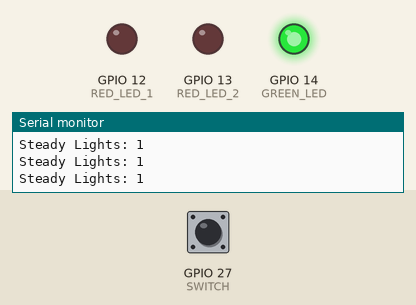
A sketch run on a simulated ESP32. Parts: output pins drawn as LEDs (lit = HIGH), the last lines printed to the serial monitor. Dashed ring = blinking. Inputs (shaded band) come from the test bench; at power-on: GPIO 27 (SWITCH) LOW.

Above: at 1.2 s.
1.3 s: GPIO 27 (SWITCH) pulled HIGH for 0.15 s
At 1.63 s:
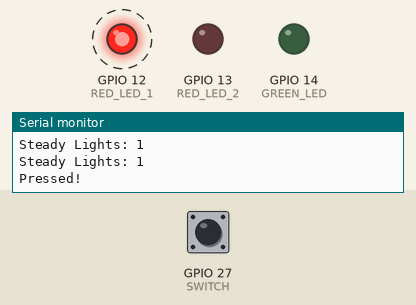
4.3 s: GPIO 27 (SWITCH) pulled HIGH for 1 s
At 5.11 s:
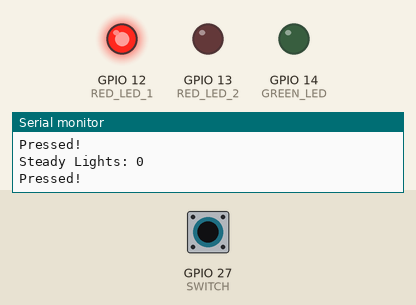
8.3 s: GPIO 27 (SWITCH) pulsed HIGH 5 times (0.12 s each, 0.3 s apart)
At 9.56 s:
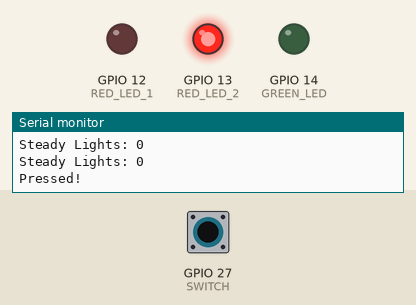
12.8 s: GPIO 27 (SWITCH) pulled HIGH for 3.2 s
At 13.26 s:
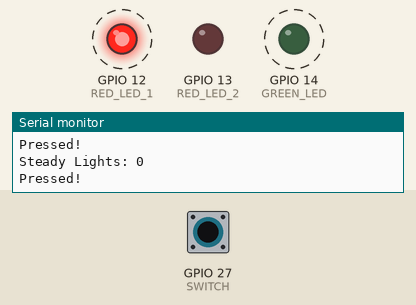
17.5 s: GPIO 27 (SWITCH) pulsed HIGH 2 times (0.12 s each, 0.3 s apart)
At 18.6 s:
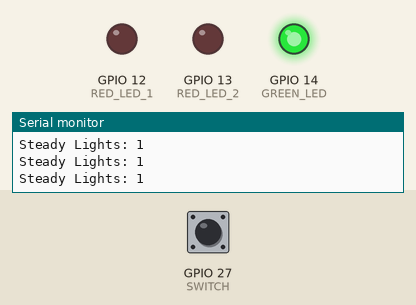
Timing chart, 0 to 20.5 s (numbered marks = the images above; inputs shaded):
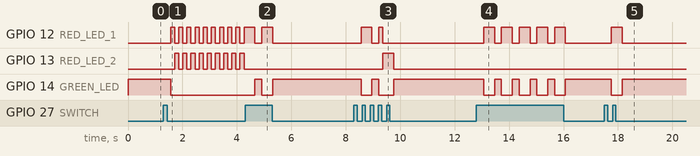

The sketch:

project2.ino
```cpp
/*
  Project 2

  Manipulates LEDs on switch press.
*/

const int SWITCH = 27;
const int GREEN_LED = 14;
const int RED_LED_1 = 12;
const int RED_LED_2 = 13;
const int CYCLE_TIME = 150;
bool steadyLight;
bool isLight1Active = false;
bool isLight2Active = false;

void setup() {
  pinMode(GREEN_LED, OUTPUT);
  pinMode(RED_LED_1, OUTPUT);
  pinMode(RED_LED_2, OUTPUT);
  pinMode(SWITCH, INPUT);
  steadyLight = true;
  Serial.begin(9600);
}

void loop() {
  Serial.print("Steady Lights: ");
  Serial.println(steadyLight);
  int switchState = digitalRead(SWITCH);
  if (switchState == HIGH) {
    Serial.println("Pressed!");
    steadyLight = !steadyLight;
    delay(250);
  }

  if (steadyLight) {
    digitalWrite(GREEN_LED, HIGH);
    digitalWrite(RED_LED_1, LOW);
    digitalWrite(RED_LED_2, LOW);
    isLight1Active = false;
    isLight2Active = false;
  } else {
    digitalWrite(GREEN_LED, LOW);
    if (!isLight1Active) {
      digitalWrite(RED_LED_1, HIGH);
      digitalWrite(RED_LED_2, LOW);
      isLight1Active = true;
      isLight2Active = false;
    } else {
      digitalWrite(RED_LED_1, LOW);
      digitalWrite(RED_LED_2, HIGH);
      isLight1Active = false;
      isLight2Active = false;
    }
    delay(CYCLE_TIME);
  }
}
```

Measured:
- after the input at 1.3 s, GPIO 12 (RED_LED_1): alternates HIGH for 0.15 s and LOW for 0.15 s, starting after 0.26 s; GPIO 13 (RED_LED_2): alternates HIGH for 0.15 s and LOW for 0.15 s, starting after 0.41 s; GPIO 14 (GREEN_LED): HIGH → LOW after 0.26 s
- after the input at 4.3 s, GPIO 13 (RED_LED_2): stops changing and stays LOW; GPIO 14 (GREEN_LED): LOW → HIGH after 0.36 s, → LOW 0.25 s later, → HIGH 0.40 s later
- after the input at 8.3 s, GPIO 12 (RED_LED_1): LOW → HIGH after 0.26 s, → LOW 0.40 s later, → HIGH 0.25 s later, → LOW 0.15 s later; GPIO 13 (RED_LED_2): LOW → HIGH after 1.1 s, → LOW 0.40 s later; GPIO 14 (GREEN_LED): HIGH → LOW after 0.26 s, → HIGH 0.40 s later, → LOW 0.25 s later, → HIGH 0.55 s later
- after the input at 12.8 s, GPIO 12 (RED_LED_1): alternates HIGH for 0.40 s and LOW for 0.25 s, 10 changes in all, then stays LOW, starting after 0.27 s; GPIO 14 (GREEN_LED): alternates HIGH for 0.25 s and LOW for 0.40 s, 10 changes in all, then stays HIGH, starting after 0.27 s
- after the input at 17.5 s, GPIO 12 (RED_LED_1): LOW → HIGH after 0.26 s, → LOW 0.40 s later; GPIO 14 (GREEN_LED): HIGH → LOW after 0.26 s, → HIGH 0.40 s later
